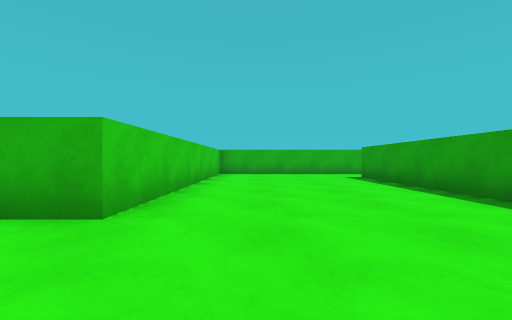
view 1 (above)

16 first-person views from a walk through a 3-D level made in the Unity game engine. The camera is 0.58 m above the floor, looks level and sees 90° across. The floor is counted in squares, 1 m on a side. Each view is taken from the middle of a square. On the plan, view 1 faces up. The plan holds only what a view shows up to about 9 squares ahead; the rest is blank. The place goes on beyond the plan.

view 2
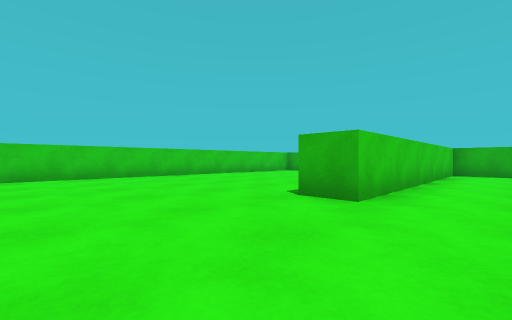

view 3
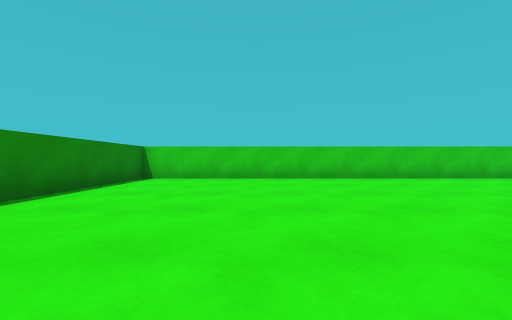

view 4
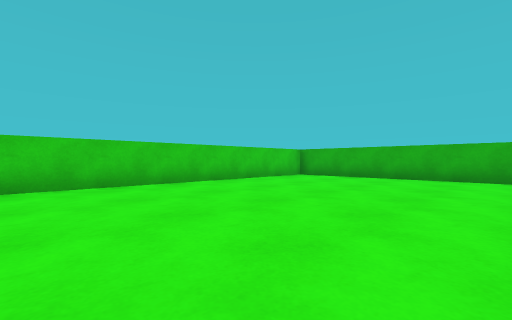

view 5
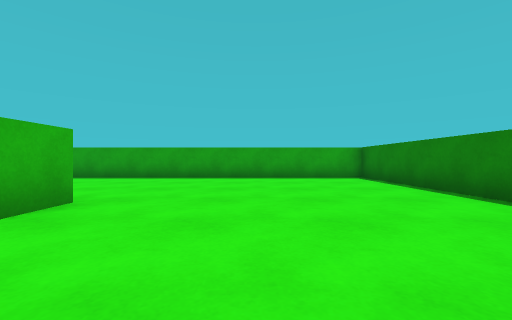

view 6
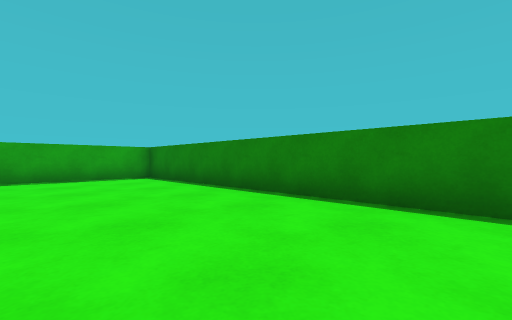

view 7
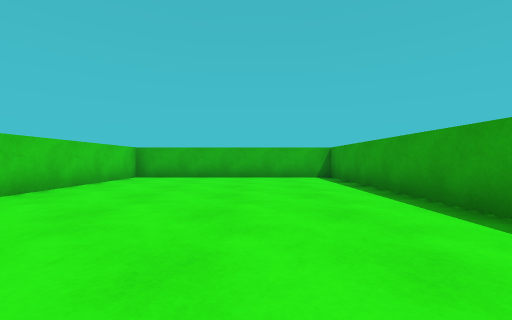

view 8
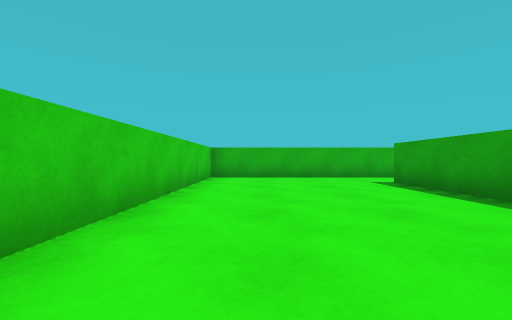

view 9
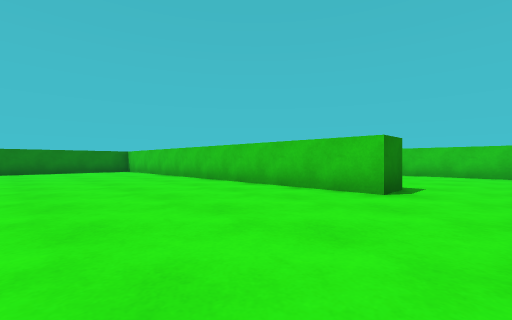

view 10
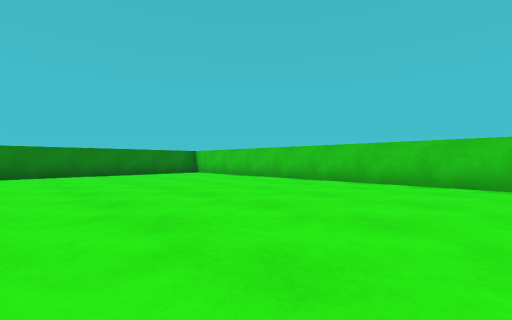

view 11
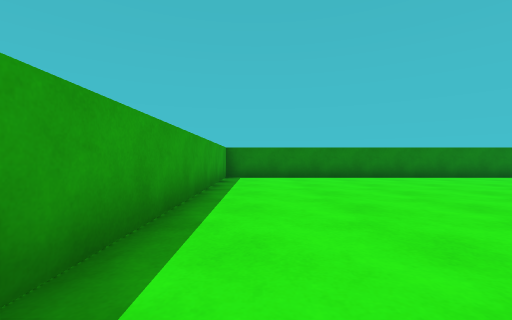

view 12
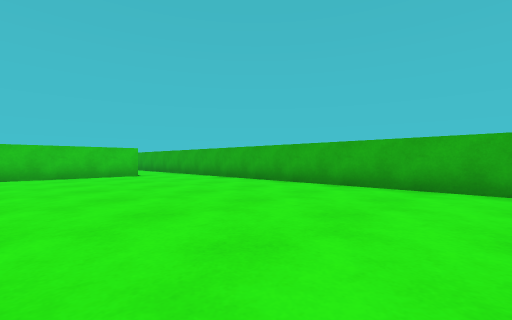

view 13
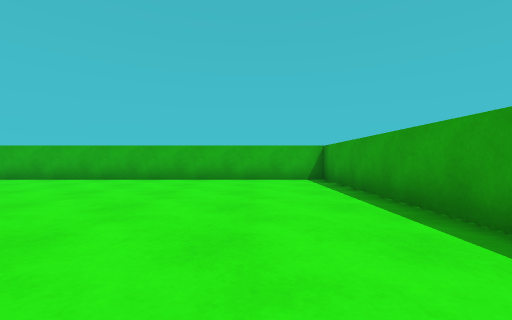

view 14
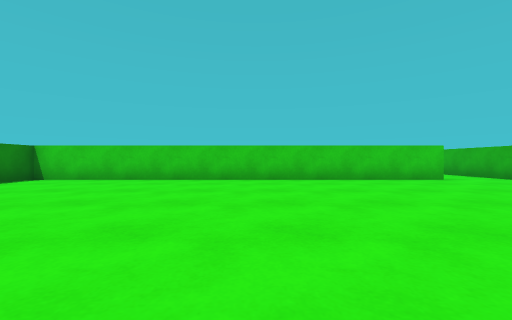

view 15
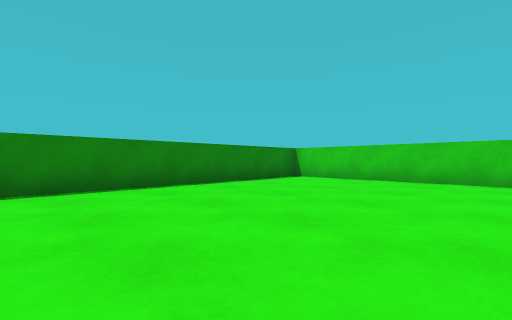

view 16
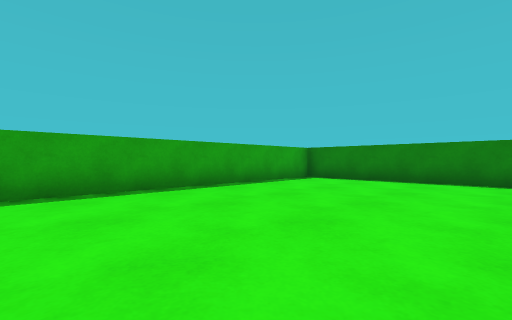

### Floor plan
Ten units are one square. View 1 is at (0, 0); x grows to the right and y downward. Boxes are objects, and circles mark ways between rooms. Rooms are numbered by the first view taken in them; rooms with no view inside come last. Other rooms are left out.
<svg viewBox="-95 -110 250 150">
<path fill="none" stroke="#000" d="M-25 -45 -25 -105 -90 -105 -90 35 35 35 35 -85M35 -105 -15 -105 -15 -25 -25 -25M35 -85 45 -85 45 35 150 35 150 -105 35 -105"/>
<circle cx="40" cy="-95" r="3" fill="#2a7"/>
<text x="-30" y="-30">1</text>
<text x="90" y="-40">2</text>
</svg>
Room 1 opens to room 2.

Where each view was taken, in squares from view 1:
view 1: 0 up, 0 right, facing up
view 2: 1 down, 0 right, facing up-left
view 3: 0 up, 1 left, facing left
view 4: 2 up, 3 left, facing up-left
view 5: 0 up, 5 left, facing right
view 6: 0 up, 5 left, facing down-right
view 7: 2 up, 5 left, facing up
view 8: 2 up, 0 right, facing up
view 9: 10 up, 9 right, facing down-left
view 10: 7 up, 11 right, facing down-left
view 11: 5 up, 14 right, facing down
view 12: 5 up, 14 right, facing up-left
view 13: 3 up, 13 right, facing up
view 14: 3 up, 12 right, facing left
view 15: 2 up, 12 right, facing down-left
view 16: 4 up, 10 right, facing down-right
